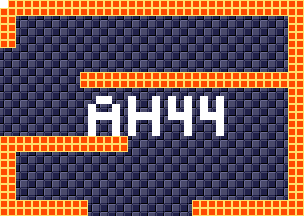

This game map was drawn from its Tiled (.tmx) file and the tilesets committed beside it. A one-line description and the trimmed map source follow:
An orthogonal 38x27 tile map with 8x8 px tiles, 4 tile layers (background, foreground, room numbers, Objects), 15 tilesets.

<map version="1.5" tiledversion="1.7.1" orientation="orthogonal" renderorder="right-down" width="38" height="27" tilewidth="8" tileheight="8" infinite="0" nextlayerid="11" nextobjectid="1">
 <tileset firstgid="1" source="tilesheets/tsKarniMata.tsx" />
 <tileset firstgid="1025" source="tilesheets/tsVoodooWasp.tsx" />
 <tileset firstgid="2049" source="tilesheets/tsBurial.tsx" />
 <tileset firstgid="3073" source="tilesheets/tsBlueTemple.tsx" />
 <tileset firstgid="4097" source="tilesheets/tsGoddess.tsx" />
 <tileset firstgid="5121" source="tilesheets/tsKonark.tsx" />
 <tileset firstgid="6145" name="sEnemies" tilewidth="8" tileheight="8" tilecount="1024" columns="32">
  <image source="../grapx/tilesheets/sObjects.bmp" trans="ff94ff" width="256" height="256" />
 </tileset>
 <tileset firstgid="7169" source="tilesheets/tsIceTemple.tsx" />
 <tileset firstgid="8193" source="tilesheets/tsLavaArea.tsx" />
 <tileset firstgid="9217" source="tilesheets/tsBossArea.tsx" />
 <tileset firstgid="10241" source="tilesheets/tsPegu.tsx" />
 <tileset firstgid="11265" source="tilesheets/sTiwanakuTemple.tsx" />
 <tileset firstgid="12289" source="tilesheets/sIndraTemple.tsx" />
 <tileset firstgid="13313" source="tilesheets/sTeleport.tsx" />
 <tileset firstgid="14337" source="tilesheets/sObjects.tsx" />
 <layer id="2" name="background" width="38" height="27">
  <data>[1026 cells, 1026 non-empty, 2 distinct tile ids]</data>
 </layer>
 <layer id="1" name="foreground" width="38" height="27">
  <data>[1026 cells, 276 non-empty, 1 distinct tile ids]</data>
 </layer>
 <layer id="7" name="room numbers" width="38" height="27">
  <data>[1026 cells, 43 non-empty, 1 distinct tile ids]</data>
 </layer>
 <layer id="10" name="Objects" width="38" height="27">
  <data>[1026 cells, 0 non-empty, 0 distinct tile ids]</data>
 </layer>
</map>
